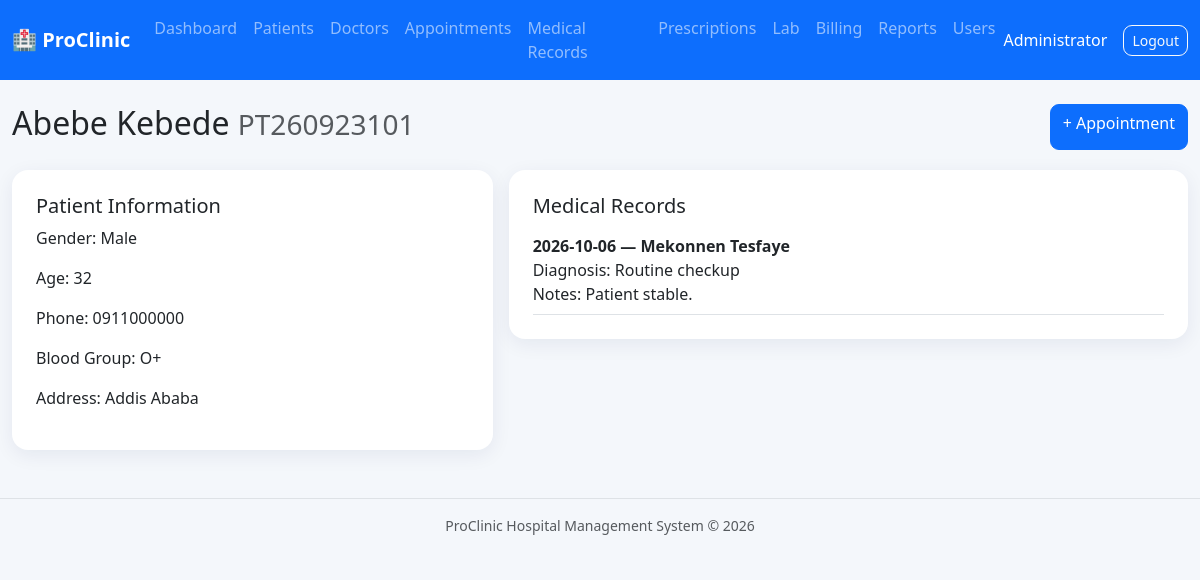
/patients/view.php?id=1 (signed in), run on the app's committed database.
### tables this page shows
CREATE TABLE patients(id INT AUTO_INCREMENT PRIMARY KEY,patient_code VARCHAR(30) UNIQUE,name VARCHAR(120) NOT NULL,gender VARCHAR(20),dob DATE,age INT,phone VARCHAR(40),email VARCHAR(150),blood_group VARCHAR(10),address VARCHAR(255),emergency_contact VARCHAR(100),created_at TIMESTAMP DEFAULT CURRENT_TIMESTAMP);

CREATE TABLE medical_records(id INT AUTO_INCREMENT PRIMARY KEY,patient_id INT,doctor_id INT,visit_date DATE,diagnosis VARCHAR(255),notes TEXT,vitals VARCHAR(255),created_at TIMESTAMP DEFAULT CURRENT_TIMESTAMP,FOREIGN KEY(patient_id) REFERENCES patients(id),FOREIGN KEY(doctor_id) REFERENCES doctors(id));

CREATE TABLE doctors(id INT AUTO_INCREMENT PRIMARY KEY,name VARCHAR(120),specialization VARCHAR(120),phone VARCHAR(40),email VARCHAR(150),license_no VARCHAR(80),status VARCHAR(20) DEFAULT 'active',created_at TIMESTAMP DEFAULT CURRENT_TIMESTAMP);

### includes/auth.php (called while the page is built, shortened)
<?php
function e($v) {
    return htmlspecialchars((string)$v, ENT_QUOTES, 'UTF-8');
}

### patients/view.php (the view)
<?php $page_title='Patient';require_once __DIR__.'/../includes/header.php';$id=(int)$_GET['id'];$s=$pdo->prepare("SELECT * FROM patients WHERE id=?");$s->execute([$id]);$p=$s->fetch();if(!$p)die('Patient not found');$records=$pdo->prepare("SELECT r.*,d.name doctor FROM medical_records r JOIN doctors d ON d.id=r.doctor_id WHERE r.patient_id=? ORDER BY r.id DESC");$records->execute([$id]);?>
<div class="d-flex justify-content-between"><h2><?=e($p['name'])?> <small class="text-muted"><?=$p['patient_code']?></small></h2><a href="../appointments/add.php?patient_id=<?=$id?>" class="btn btn-primary">+ Appointment</a></div><div class="row g-3 mt-1"><div class="col-md-5"><div class="card p-4"><h5>Patient Information</h5><p>Gender: <?=$p['gender']?></p><p>Age: <?=$p['age']?></p><p>Phone: <?=$p['phone']?></p><p>Blood Group: <?=$p['blood_group']?></p><p>Address: <?=e($p['address'])?></p></div></div><div class="col-md-7"><div class="card p-4"><h5>Medical Records</h5><?php foreach($records as $r):?><div class="border-bottom py-2"><b><?=$r['visit_date']?> — <?=e($r['doctor'])?></b><br>Diagnosis: <?=e($r['diagnosis'])?><br>Notes: <?=e($r['notes'])?></div><?php endforeach;?></div></div></div><?php require_once __DIR__.'/../includes/footer.php';?>

### assets/css/style.css (style rules this page uses)
body { background:#f4f7fb }
.card { border:0;border-radius:16px;box-shadow:0 5px 20px rgba(0,30,80,.07) }
.btn { border-radius:9px }

### data on the page
patients: name "Abebe Kebede", patient_code "PT260923101", gender "Male", age "32", phone "0911000000", blood_group "O+", address "Addis Ababa"
medical_records: visit_date "2026-10-06", doctor.name "Mekonnen Tesfaye", diagnosis "Routine checkup", notes "Patient stable."

### other printed values
$_SESSION['user']['name'] "Administrator"
